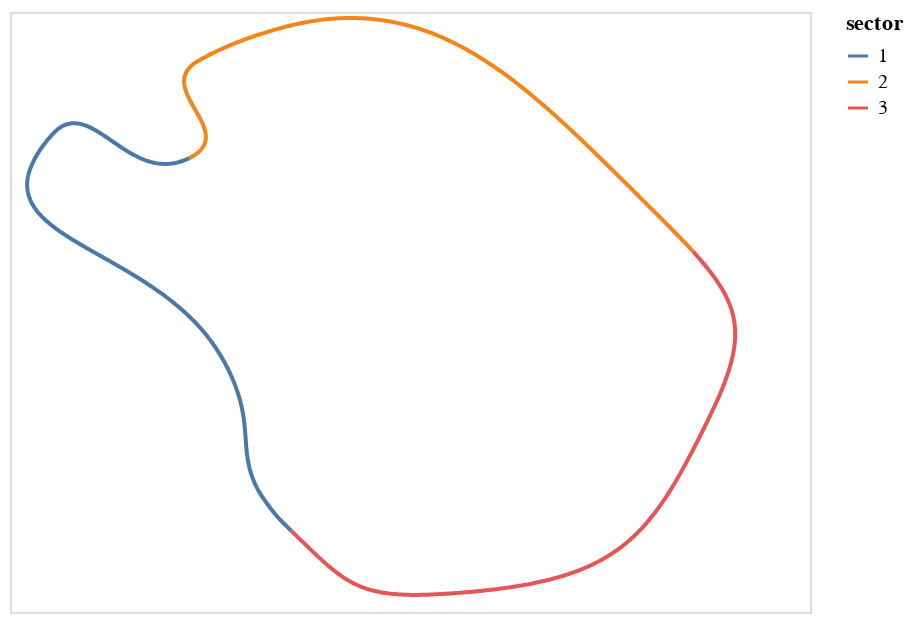

Source (notebook cell):
### Code cell
track = c.middle_curve

start = track.t[0]
end = track.t[-1]
precision = 1000
sectors = 3
df = pd.DataFrame(columns=["x", "y", "sector", "index"])

for i in range(sectors):
    sector_start = start if i == 0 else end * i/sectors
    sector_end = end * (i+1)/sectors
    sector = np.linspace(sector_start, sector_end, num=precision//sectors)
    gamma = track(sector)
    sector_df = pd.DataFrame(gamma, columns=["x", "y"])
    sector_df["index"] = sector_df.index
    sector_df["sector"] = i + 1
    df = pd.concat([df, sector_df])

alt.Chart(df).mark_line().encode(
    x=alt.X("x", axis=None),
    y=alt.Y("y", axis=None),
    color=alt.Color("sector:N"),
    order="index",
)

### Figure 1 — Vega-Lite specification as saved in the notebook (floating-point values rounded to 4 significant figures; data arrays with more than 128 entries replaced by an {"elided": "..."} marker saying what was removed)
{"config": {"view": {"continuousWidth": 400, "continuousHeight": 300}}, "data": {"name": "data-245f02bab35c3417005d57762e359353"}, "mark": "line", "encoding": {"color": {"field": "sector", "type": "nominal"}, "order": {"field": "index", "type": "quantitative"}, "x": {"axis": null, "field": "x", "type": "quantitative"}, "y": {"axis": null, "field": "y", "type": "quantitative"}}, "$schema": "https://vega.github.io/schema/vega-lite/v4.17.0.json", "datasets": {"data-245f02bab35c3417005d57762e359353": {"elided": "999 records"}}}
